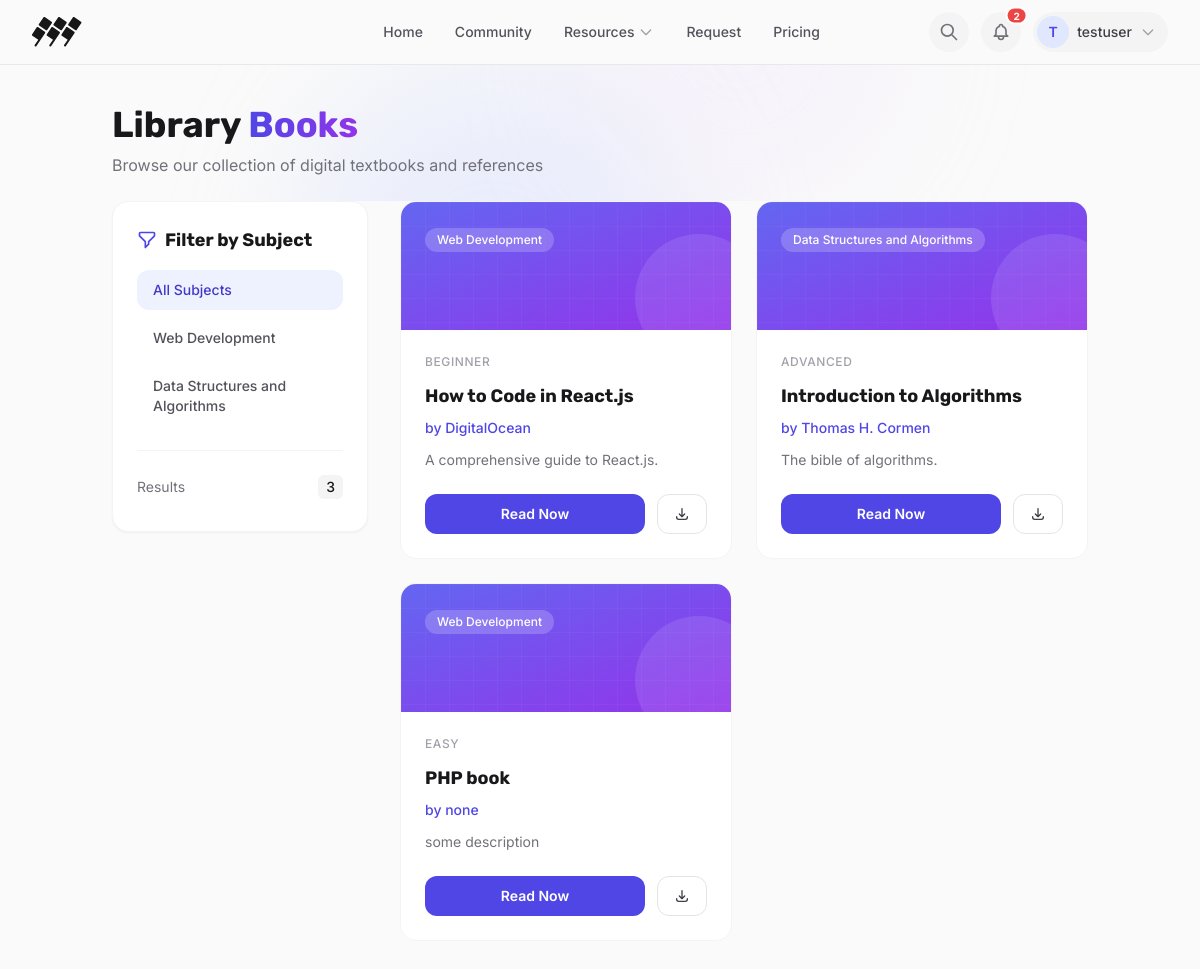
Page /books.php (signed in) on the committed database.
### tables this page shows
CREATE TABLE `books` (
  `id` int(11) NOT NULL AUTO_INCREMENT,
  `title` varchar(255) NOT NULL,
  `author` varchar(255) NOT NULL,
  `description` text DEFAULT NULL,
  `subject` varchar(255) DEFAULT NULL,
  `difficulty` varchar(255) DEFAULT NULL,
  `private_path` varchar(255) NOT NULL,
  `cover_image` varchar(255) DEFAULT NULL,
  `slug` varchar(255) DEFAULT NULL,
  `token` varchar(255) DEFAULT NULL,
  `created_at` timestamp NOT NULL DEFAULT current_timestamp(),
  PRIMARY KEY (`id`),
  UNIQUE KEY `slug` (`slug`),
  UNIQUE KEY `token` (`token`)
);

### includes/functions.php (called while the page is built, shortened)
<?php
function get_distinct_values($column, $table = 'books')
{
    global $conn;
    $sql = "SELECT DISTINCT $column FROM $table";
    $result = $conn->query($sql);
    $values = [];
    if ($result->num_rows > 0) {
        while ($row = $result->fetch_assoc()) {
            $values[] = $row[$column];
        }
    }
    return $values;
}
function get_books($subject = null, $semester = null)
{
    global $conn;
    $sql = "SELECT * FROM books WHERE 1=1";
    $stmt = $conn->prepare($sql);
    $types = '';
    $stmt->execute();
    $result = $stmt->get_result();
    $books = [];
    if ($result->num_rows > 0) {
        while ($row = $result->fetch_assoc()) {
            $books[] = $row;
        }
    }
    return $books;
}
?>

### books.php (the view, shortened to what this page needs)
<?php
require_once 'includes/db.php';
require_once 'includes/functions.php';
$subjects = get_distinct_values('subject');
$subject = $_GET['subject'] ?? null;
$books = get_books($subject);
?>
<!DOCTYPE html>
<html lang="en">
<head>
    <link href="assets/css/index.css" rel="stylesheet">
    <script src="https://cdn.tailwindcss.com"></script>
</head>
<body class="antialiased bg-[#FAFAFA]">
    <?php include 'includes/header.php'; ?>
    <section class="relative pt-10 pb-6 overflow-hidden">
        <div class="absolute inset-0 -z-10">
            <div class="absolute top-0 left-1/4 w-96 h-96 bg-indigo-200/30 rounded-full blur-3xl"></div>
            <div class="absolute bottom-0 right-1/4 w-80 h-80 bg-purple-200/20 rounded-full blur-3xl"></div>
        </div>
        <div class="container mx-auto px-6">
            <div class="flex flex-col md:flex-row justify-between items-start md:items-center gap-6">
                <div>
                    <h1 class="text-4xl font-bold text-zinc-900">Library <span class="bg-gradient-to-r from-indigo-600 to-purple-600 bg-clip-text text-transparent">Books</span></h1>
                    <p class="text-zinc-500 mt-2">Browse our collection of digital textbooks and references</p>
                </div>
            </div>
        </div>
    </section>
    <section class="pb-20">
        <div class="container mx-auto px-6">
            <div class="flex flex-col lg:flex-row gap-8">
                <div class="w-full lg:w-64 flex-shrink-0">
                    <div class="sticky top-24 bg-white rounded-2xl border border-zinc-100 p-6 shadow-sm">
                        <div class="mb-6">
                            <h3 class="text-lg font-bold text-zinc-900 mb-4 flex items-center gap-2">
                                Filter by Subject
                            </h3>
                            <div class="space-y-2">
                                <a href="books.php" class="block w-full text-left px-4 py-2.5 rounded-xl text-sm font-medium transition <?php echo !$subject ? 'bg-indigo-50 text-indigo-700' : 'text-zinc-600 hover:bg-zinc-50 hover:text-zinc-900'; ?>">
                                    All Subjects
                                </a>
                                <?php foreach ($subjects as $s): ?>
                                    <a href="books.php?subject=<?php echo urlencode($s); ?>"
                                       class="block w-full text-left px-4 py-2.5 rounded-xl text-sm font-medium transition <?php echo ($subject === $s) ? 'bg-indigo-50 text-indigo-700' : 'text-zinc-600 hover:bg-zinc-50 hover:text-zinc-900'; ?>">
                                        <?php echo htmlspecialchars($s); ?>
                                    </a>
                                <?php endforeach; ?>
                            </div>
                        </div>
                        <div class="pt-6 border-t border-zinc-100">
                            <div class="flex items-center justify-between text-sm text-zinc-500 mb-2">
                                <span>Results</span>
                                <span class="font-medium text-zinc-900 bg-zinc-100 px-2 py-0.5 rounded-md"><?php echo count($books); ?></span>
                            </div>
                        </div>
                    </div>
                </div>
                <div class="flex-1">
                    <?php if (empty($books)): ?>
                        <div class="text-center py-20 bg-white rounded-2xl border border-zinc-100 shadow-sm">
                            <div class="w-20 h-20 bg-zinc-50 rounded-2xl flex items-center justify-center mx-auto mb-4">
                                <svg xmlns="http://www.w3.org/2000/svg" class="h-10 w-10 text-zinc-400" fill="none" viewBox="0 0 24 24" stroke="currentColor" stroke-width="2">
                                    <path stroke-linecap="round" stroke-linejoin="round" d="M12 6.253v13m0-13C10.832 5.477 9.246 5 7.5 5S4.168 5.477 3 6.253v13C4.168 18.477 5.754 18 7.5 18s3.332.477 4.5 1.253m0-13C13.168 5.477 14.754 5 16.5 5c1.747 0 3.332.477 4.5 1.253v13C19.832 18.477 18.247 18 16.5 18c-1.746 0-3.332.477-4.5 1.253" />
                                </svg>
                            </div>
                            <p class="text-xl text-zinc-500 mb-2">No books found</p>
                            <p class="text-zinc-400">Try selecting a different subject filter</p>
                        </div>
                    <?php else: ?>
                        <div class="grid grid-cols-1 md:grid-cols-2 gap-6">
                    <?php foreach ($books as $book): ?>
                        <div class="bg-white rounded-2xl border border-zinc-100 hover:border-indigo-200 hover:shadow-xl transition-all duration-300 overflow-hidden group">
                            <div class="h-32 bg-gradient-to-br from-indigo-500 to-purple-600 p-6 relative overflow-hidden">
                                <div class="absolute inset-0 bg-[linear-gradient(to_right,#ffffff08_1px,transparent_1px),linear-gradient(to_bottom,#ffffff08_1px,transparent_1px)] bg-[size:24px_24px]"></div>
                                <div class="absolute -right-8 -bottom-8 w-32 h-32 bg-white/10 rounded-full"></div>
                                <span class="relative z-10 inline-flex items-center px-3 py-1 bg-white/20 backdrop-blur rounded-full text-xs font-medium text-white">
                                    <?php echo htmlspecialchars($book['subject']); ?>
                                </span>
                            </div>
                            <div class="p-6">
                                <div class="flex items-center justify-between mb-3">
                                    <span class="text-xs font-medium text-zinc-400 uppercase tracking-wider"><?php echo htmlspecialchars($book['difficulty'] ?? 'General'); ?></span>
                                </div>
                                <h3 class="text-lg font-bold text-zinc-900 mb-2 line-clamp-2 group-hover:text-indigo-600 transition">
                                    <?php echo htmlspecialchars($book['title']); ?>
                                </h3>
                                <p class="text-sm text-indigo-600 font-medium mb-3">
                                    by <?php echo htmlspecialchars($book['author']); ?>
                                </p>
                                <p class="text-zinc-500 text-sm line-clamp-2 mb-6">
                                    <?php echo htmlspecialchars($book['description']); ?>
                                </p>
                                <div class="flex gap-3">
                                    <a href="view.php?token=<?php echo $book['token']; ?>"
                                       class="flex-1 py-2.5 bg-indigo-600 hover:bg-indigo-700 text-white text-sm font-semibold rounded-xl text-center transition">
                                        Read Now
                                    </a>
                                    <a href="pricing.php"
                                       class="py-2.5 px-4 border border-zinc-200 hover:border-zinc-300 text-zinc-700 text-sm font-medium rounded-xl transition flex items-center gap-2">
                                        <svg xmlns="http://www.w3.org/2000/svg" class="h-4 w-4" fill="none" viewBox="0 0 24 24" stroke="currentColor" stroke-width="2">
                                            <path stroke-linecap="round" stroke-linejoin="round" d="M4 16v1a3 3 0 003 3h10a3 3 0 003-3v-1m-4-4l-4 4m0 0l-4-4m4 4V4" />
                                        </svg>
                                    </a>
                                </div>
                            </div>
                        </div>
                    <?php endforeach; ?>
                </div>
            <?php endif; ?>
                </div>
            </div>
        </div>
    </section>
</body>
</html>

### assets/css/index.css (style rules this page uses)
:root { --bg-primary: #FAFAFA; --bg-secondary: #F4F4F5; --bg-tertiary: #E4E4E7; --bg-accent: #EEF2FF; --bg-card: #FFFFFF; --text-primary: #18181B; --text-secondary: #71717A; --text-muted: #A1A1AA; --accent: #6366F1; --accent-hover: #4F46E5; --accent-light: #C7D2FE; --accent-secondary: #14B8A6; --border-color: #E4E4E7; --border-light: #F4F4F5; --font-heading: 'Rubik', sans-serif; --font-body: 'Inter', sans-serif; --font-mono: 'JetBrains Mono', monospace; --shadow-sm: 0 1px 2px 0 rgb(0 0 0 / 0.05); --shadow-md: 0 4px 6px -1px rgb(0 0 0 / 0.1), 0 2px 4px -2px rgb(0 0 0 / 0.1); --shadow-lg: 0 10px 15px -3px rgb(0 0 0 / 0.1), 0 4px 6px -4px rgb(0 0 0 / 0.1); --shadow-xl: 0 20px 25px -5px rgb(0 0 0 / 0.1), 0 8px 10px -6px rgb(0 0 0 / 0.1); }
* { margin: 0; padding: 0; box-sizing: border-box; }
body { font-family: var(--font-body); background-color: var(--bg-primary); color: var(--text-primary); -webkit-font-smoothing: antialiased; -moz-osx-font-smoothing: grayscale; overflow-x: hidden; line-height: 1.6; }
h1, h2, h3, h4, h5, h6 { font-family: var(--font-heading); font-weight: 600; color: var(--text-primary); line-height: 1.2; }
.container { max-width: 1280px; margin: 0 auto; padding: 0 1.5rem; }

### rows in the picture
books: subject "Web Development", difficulty "BEGINNER", title "How to Code in React.js", author "DigitalOcean", description "A comprehensive guide to React.js."
books: subject "Data Structures and Algorithms", difficulty "ADVANCED", title "Introduction to Algorithms", author "Thomas H. Cormen", description "The bible of algorithms."
books: subject "Web Development", difficulty "EASY", title "PHP book", author "none", description "some description"

### other values in the picture
$unread_notifs "2"
substr($_SESSION['username'] ?? 'U', 0, 1) "T"
$_SESSION['username'] "testuser"
$s "Web Development"
$s "Data Structures and Algorithms"
count($books) "3"
